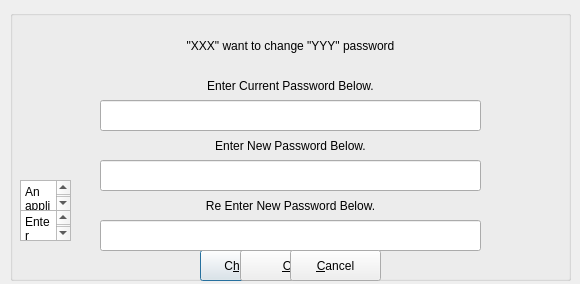
<?xml version="1.0" encoding="UTF-8"?>
<ui version="4.0">
 <class>changePassWordDialog</class>
 <widget class="QDialog" name="changePassWordDialog">
  <property name="geometry">
   <rect>
    <x>0</x>
    <y>0</y>
    <width>580</width>
    <height>284</height>
   </rect>
  </property>
  <property name="windowTitle">
   <string>Change Wallet's Password</string>
  </property>
  <property name="windowIcon">
   <iconset>
    <normaloff>lxqt_wallet_icon.png</normaloff>lxqt_wallet_icon.png</iconset>
  </property>
  <widget class="QGroupBox" name="groupBox">
   <property name="geometry">
    <rect>
     <x>10</x>
     <y>10</y>
     <width>561</width>
     <height>271</height>
    </rect>
   </property>
   <property name="title">
    <string/>
   </property>
   <widget class="QPushButton" name="pushButtonChange">
    <property name="geometry">
     <rect>
      <x>190</x>
      <y>240</y>
      <width>91</width>
      <height>31</height>
     </rect>
    </property>
    <property name="text">
     <string>C&amp;hange</string>
    </property>
   </widget>
   <widget class="QPushButton" name="pushButtonOK">
    <property name="geometry">
     <rect>
      <x>230</x>
      <y>240</y>
      <width>101</width>
      <height>31</height>
     </rect>
    </property>
    <property name="text">
     <string>&amp;Ok</string>
    </property>
   </widget>
   <widget class="QLineEdit" name="lineEditCurrentPassWord">
    <property name="geometry">
     <rect>
      <x>90</x>
      <y>90</y>
      <width>381</width>
      <height>31</height>
     </rect>
    </property>
    <property name="echoMode">
     <enum>QLineEdit::Password</enum>
    </property>
   </widget>
   <widget class="QLineEdit" name="lineEditNewPassWord">
    <property name="geometry">
     <rect>
      <x>90</x>
      <y>150</y>
      <width>381</width>
      <height>31</height>
     </rect>
    </property>
    <property name="echoMode">
     <enum>QLineEdit::Password</enum>
    </property>
   </widget>
   <widget class="QLineEdit" name="lineEditNewPassWord_2">
    <property name="geometry">
     <rect>
      <x>90</x>
      <y>210</y>
      <width>381</width>
      <height>31</height>
     </rect>
    </property>
    <property name="echoMode">
     <enum>QLineEdit::Password</enum>
    </property>
   </widget>
   <widget class="QLabel" name="label">
    <property name="geometry">
     <rect>
      <x>20</x>
      <y>20</y>
      <width>521</width>
      <height>31</height>
     </rect>
    </property>
    <property name="text">
     <string notr="true">&quot;XXX&quot; want to change &quot;YYY&quot; password</string>
    </property>
    <property name="alignment">
     <set>Qt::AlignCenter</set>
    </property>
    <property name="wordWrap">
     <bool>true</bool>
    </property>
   </widget>
   <widget class="QLabel" name="label_2">
    <property name="geometry">
     <rect>
      <x>0</x>
      <y>60</y>
      <width>561</width>
      <height>31</height>
     </rect>
    </property>
    <property name="text">
     <string>Enter Current Password Below.</string>
    </property>
    <property name="alignment">
     <set>Qt::AlignCenter</set>
    </property>
    <property name="wordWrap">
     <bool>true</bool>
    </property>
   </widget>
   <widget class="QLabel" name="label_3">
    <property name="geometry">
     <rect>
      <x>0</x>
      <y>120</y>
      <width>561</width>
      <height>31</height>
     </rect>
    </property>
    <property name="text">
     <string>Enter New Password Below.</string>
    </property>
    <property name="alignment">
     <set>Qt::AlignCenter</set>
    </property>
    <property name="wordWrap">
     <bool>true</bool>
    </property>
   </widget>
   <widget class="QLabel" name="label_4">
    <property name="geometry">
     <rect>
      <x>0</x>
      <y>180</y>
      <width>561</width>
      <height>31</height>
     </rect>
    </property>
    <property name="text">
     <string>Re Enter New Password Below.</string>
    </property>
    <property name="alignment">
     <set>Qt::AlignCenter</set>
    </property>
    <property name="wordWrap">
     <bool>true</bool>
    </property>
   </widget>
   <widget class="QPushButton" name="pushButtonCancel">
    <property name="geometry">
     <rect>
      <x>280</x>
      <y>240</y>
      <width>91</width>
      <height>31</height>
     </rect>
    </property>
    <property name="text">
     <string>&amp;Cancel</string>
    </property>
   </widget>
   <widget class="QTextEdit" name="textEdit">
    <property name="geometry">
     <rect>
      <x>10</x>
      <y>170</y>
      <width>51</width>
      <height>31</height>
     </rect>
    </property>
    <property name="html">
     <string>&lt;!DOCTYPE HTML PUBLIC &quot;-//W3C//DTD HTML 4.0//EN&quot; &quot;http://www.w3.org/TR/REC-html40/strict.dtd&quot;&gt;
&lt;html&gt;&lt;head&gt;&lt;meta name=&quot;qrichtext&quot; content=&quot;1&quot; /&gt;&lt;style type=&quot;text/css&quot;&gt;
p, li { white-space: pre-wrap; }
&lt;/style&gt;&lt;/head&gt;&lt;body style=&quot; font-family:'Sans Serif'; font-size:9pt; font-weight:400; font-style:normal;&quot;&gt;
&lt;p style=&quot; margin-top:0px; margin-bottom:0px; margin-left:0px; margin-right:0px; -qt-block-indent:0; text-indent:0px;&quot;&gt;An application '&lt;span style=&quot; font-weight:600;&quot;&gt;%1&lt;/span&gt;' has made a request for a password of its wallet '&lt;span style=&quot; font-weight:600;&quot;&gt;%2&lt;/span&gt;' to be changed&lt;/p&gt;
&lt;p style=&quot;-qt-paragraph-type:empty; margin-top:0px; margin-bottom:0px; margin-left:0px; margin-right:0px; -qt-block-indent:0; text-indent:0px;&quot;&gt;&lt;br /&gt;&lt;/p&gt;&lt;/body&gt;&lt;/html&gt;</string>
    </property>
   </widget>
   <widget class="QTextEdit" name="textEdit_2">
    <property name="geometry">
     <rect>
      <x>10</x>
      <y>200</y>
      <width>51</width>
      <height>31</height>
     </rect>
    </property>
    <property name="html">
     <string>&lt;!DOCTYPE HTML PUBLIC &quot;-//W3C//DTD HTML 4.0//EN&quot; &quot;http://www.w3.org/TR/REC-html40/strict.dtd&quot;&gt;
&lt;html&gt;&lt;head&gt;&lt;meta name=&quot;qrichtext&quot; content=&quot;1&quot; /&gt;&lt;style type=&quot;text/css&quot;&gt;
p, li { white-space: pre-wrap; }
&lt;/style&gt;&lt;/head&gt;&lt;body style=&quot; font-family:'Sans Serif'; font-size:9pt; font-weight:400; font-style:normal;&quot;&gt;
&lt;p style=&quot; margin-top:0px; margin-bottom:0px; margin-left:0px; margin-right:0px; -qt-block-indent:0; text-indent:0px;&quot;&gt;Enter password information below to create a new wallet '&lt;span style=&quot; font-weight:600;&quot;&gt;%1&lt;/span&gt;' for application '&lt;span style=&quot; font-weight:600;&quot;&gt;%2&lt;/span&gt;'&lt;/p&gt;&lt;/body&gt;&lt;/html&gt;</string>
    </property>
   </widget>
  </widget>
 </widget>
 <tabstops>
  <tabstop>lineEditCurrentPassWord</tabstop>
  <tabstop>lineEditNewPassWord</tabstop>
  <tabstop>lineEditNewPassWord_2</tabstop>
  <tabstop>pushButtonChange</tabstop>
  <tabstop>pushButtonOK</tabstop>
  <tabstop>pushButtonCancel</tabstop>
  <tabstop>textEdit</tabstop>
  <tabstop>textEdit_2</tabstop>
 </tabstops>
 <resources/>
 <connections/>
</ui>
